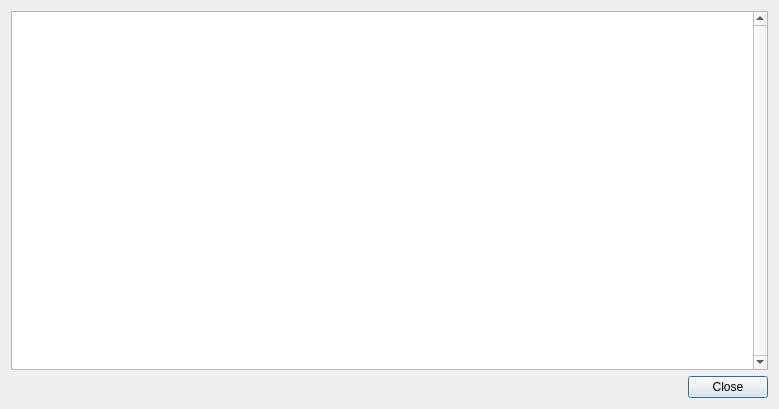
<?xml version="1.0" encoding="UTF-8"?>
<ui version="4.0">
 <class>AlertViewDialog</class>
 <widget class="QDialog" name="AlertViewDialog">
  <property name="geometry">
   <rect>
    <x>0</x>
    <y>0</y>
    <width>779</width>
    <height>409</height>
   </rect>
  </property>
  <property name="windowTitle">
   <string>Alert</string>
  </property>
  <layout class="QGridLayout" name="gridLayout">
   <item row="1" column="0">
    <spacer name="horizontalSpacer">
     <property name="orientation">
      <enum>Qt::Horizontal</enum>
     </property>
     <property name="sizeHint" stdset="0">
      <size>
       <width>473</width>
       <height>20</height>
      </size>
     </property>
    </spacer>
   </item>
   <item row="1" column="1">
    <widget class="QPushButton" name="bn_close">
     <property name="text">
      <string>Close</string>
     </property>
    </widget>
   </item>
   <item row="0" column="0" colspan="2">
    <widget class="QTextBrowser" name="AlertViewr">
     <property name="verticalScrollBarPolicy">
      <enum>Qt::ScrollBarAlwaysOn</enum>
     </property>
    </widget>
   </item>
  </layout>
 </widget>
 <resources/>
 <connections>
  <connection>
   <sender>bn_close</sender>
   <signal>clicked()</signal>
   <receiver>AlertViewDialog</receiver>
   <slot>accept()</slot>
   <hints>
    <hint type="sourcelabel">
     <x>434</x>
     <y>393</y>
    </hint>
    <hint type="destinationlabel">
     <x>235</x>
     <y>204</y>
    </hint>
   </hints>
  </connection>
 </connections>
</ui>
